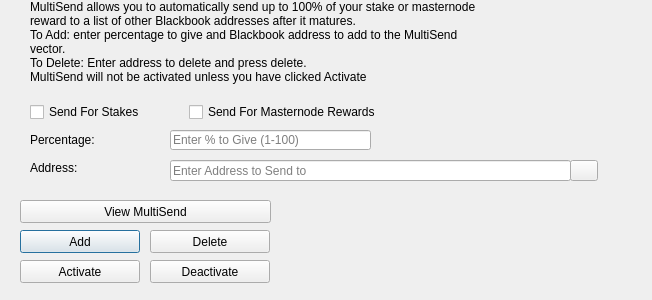
<?xml version="1.0" encoding="UTF-8"?>
<ui version="4.0">
 <class>MultiSendDialog</class>
 <widget class="QDialog" name="MultiSendDialog">
  <property name="windowModality">
   <enum>Qt::NonModal</enum>
  </property>
  <property name="geometry">
   <rect>
    <x>0</x>
    <y>0</y>
    <width>652</width>
    <height>300</height>
   </rect>
  </property>
  <property name="windowTitle">
   <string>MultiSend</string>
  </property>
  <widget class="QLineEdit" name="multiSendPercentEdit">
   <property name="geometry">
    <rect>
     <x>170</x>
     <y>130</y>
     <width>201</width>
     <height>20</height>
    </rect>
   </property>
   <property name="toolTip">
    <string>Enter whole numbers 1 - 100</string>
   </property>
   <property name="placeholderText">
    <string>Enter % to Give (1-100)</string>
   </property>
  </widget>
  <widget class="QLineEdit" name="multiSendAddressEdit">
   <property name="geometry">
    <rect>
     <x>170</x>
     <y>160</y>
     <width>401</width>
     <height>21</height>
    </rect>
   </property>
   <property name="toolTip">
    <string/>
   </property>
   <property name="placeholderText">
    <string>Enter Address to Send to</string>
   </property>
  </widget>
  <widget class="QLabel" name="label_2">
   <property name="geometry">
    <rect>
     <x>30</x>
     <y>0</y>
     <width>451</width>
     <height>121</height>
    </rect>
   </property>
   <property name="lineWidth">
    <number>1</number>
   </property>
   <property name="text">
    <string>MultiSend allows you to automatically send up to 100% of your stake or masternode reward to a list of other Blackbook addresses after it matures.
To Add: enter percentage to give and Blackbook address to add to the MultiSend vector.
To Delete: Enter address to delete and press delete.
MultiSend will not be activated unless you have clicked Activate</string>
   </property>
   <property name="alignment">
    <set>Qt::AlignLeading|Qt::AlignLeft|Qt::AlignTop</set>
   </property>
   <property name="wordWrap">
    <bool>true</bool>
   </property>
  </widget>
  <widget class="QLabel" name="message">
   <property name="geometry">
    <rect>
     <x>290</x>
     <y>200</y>
     <width>351</width>
     <height>91</height>
    </rect>
   </property>
   <property name="text">
    <string/>
   </property>
  </widget>
  <widget class="QPushButton" name="addButton">
   <property name="geometry">
    <rect>
     <x>20</x>
     <y>230</y>
     <width>120</width>
     <height>23</height>
    </rect>
   </property>
   <property name="toolTip">
    <string/>
   </property>
   <property name="statusTip">
    <string>Add to MultiSend Vector</string>
   </property>
   <property name="text">
    <string>Add</string>
   </property>
  </widget>
  <widget class="QPushButton" name="disableButton">
   <property name="geometry">
    <rect>
     <x>150</x>
     <y>260</y>
     <width>120</width>
     <height>23</height>
    </rect>
   </property>
   <property name="statusTip">
    <string>Deactivate MultiSend</string>
   </property>
   <property name="text">
    <string>Deactivate</string>
   </property>
  </widget>
  <widget class="QPushButton" name="addressBookButton">
   <property name="geometry">
    <rect>
     <x>570</x>
     <y>160</y>
     <width>28</width>
     <height>21</height>
    </rect>
   </property>
   <property name="toolTip">
    <string>Choose an address from the address book</string>
   </property>
   <property name="text">
    <string/>
   </property>
   <property name="icon">
    <iconset resource="../blackbook.qrc">
     <normaloff>:/icons/address-book</normaloff>:/icons/address-book</iconset>
   </property>
   <property name="shortcut">
    <string>Alt+A</string>
   </property>
   <property name="autoDefault">
    <bool>false</bool>
   </property>
  </widget>
  <widget class="QLabel" name="label">
   <property name="geometry">
    <rect>
     <x>30</x>
     <y>130</y>
     <width>121</width>
     <height>20</height>
    </rect>
   </property>
   <property name="toolTip">
    <string>Percentage of stake to send</string>
   </property>
   <property name="text">
    <string>Percentage:</string>
   </property>
  </widget>
  <widget class="QLabel" name="label_5">
   <property name="geometry">
    <rect>
     <x>30</x>
     <y>160</y>
     <width>111</width>
     <height>16</height>
    </rect>
   </property>
   <property name="toolTip">
    <string>Address to send portion of stake to</string>
   </property>
   <property name="text">
    <string>Address:</string>
   </property>
  </widget>
  <widget class="QPushButton" name="deleteButton">
   <property name="geometry">
    <rect>
     <x>150</x>
     <y>230</y>
     <width>120</width>
     <height>23</height>
    </rect>
   </property>
   <property name="toolTip">
    <string/>
   </property>
   <property name="statusTip">
    <string>Delete Address From MultiSend Vector</string>
   </property>
   <property name="text">
    <string>Delete</string>
   </property>
  </widget>
  <widget class="QPushButton" name="activateButton">
   <property name="geometry">
    <rect>
     <x>20</x>
     <y>260</y>
     <width>120</width>
     <height>23</height>
    </rect>
   </property>
   <property name="statusTip">
    <string>Activate MultiSend</string>
   </property>
   <property name="text">
    <string>Activate</string>
   </property>
  </widget>
  <widget class="QPushButton" name="viewButton">
   <property name="geometry">
    <rect>
     <x>20</x>
     <y>200</y>
     <width>251</width>
     <height>23</height>
    </rect>
   </property>
   <property name="toolTip">
    <string/>
   </property>
   <property name="statusTip">
    <string>View MultiSend Vector</string>
   </property>
   <property name="text">
    <string>View MultiSend</string>
   </property>
  </widget>
  <widget class="QWidget" name="horizontalLayoutWidget">
   <property name="geometry">
    <rect>
     <x>30</x>
     <y>100</y>
     <width>351</width>
     <height>24</height>
    </rect>
   </property>
   <layout class="QHBoxLayout" name="horizontalLayout">
    <item>
     <widget class="QCheckBox" name="multiSendStakeCheckBox">
      <property name="text">
       <string>Send For Stakes</string>
      </property>
     </widget>
    </item>
    <item>
     <widget class="QCheckBox" name="multiSendMasternodeCheckBox">
      <property name="text">
       <string>Send For Masternode Rewards</string>
      </property>
     </widget>
    </item>
   </layout>
  </widget>
 </widget>
 <resources>
  <include location="../blackbook.qrc"/>
 </resources>
 <connections/>
</ui>
